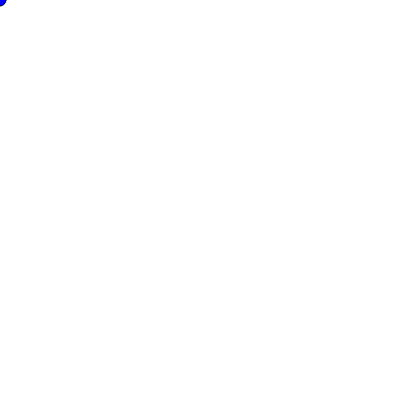
Frame 1 (no input)
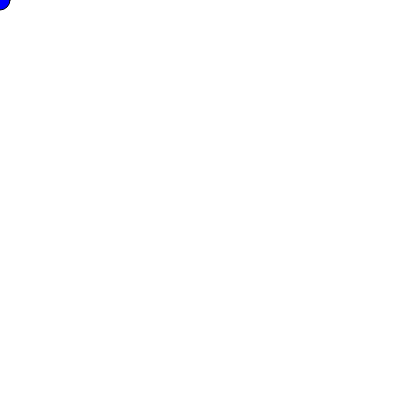
Frame 60 (no input)
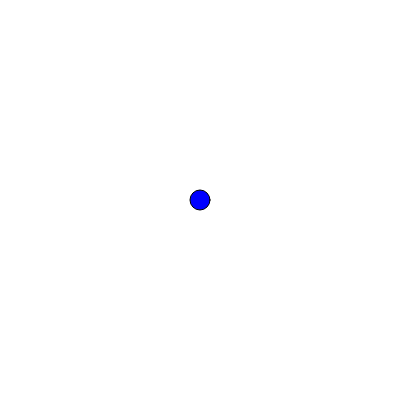
Frame 120 (the mouse pressed at the canvas centre since frame 60)

The p5.js sketch that drew these frames (run headless with seeded random() and noise() and a simulated clock; from frame 60 on, the mouse is pressed at the canvas centre):

// p5.js sketch
// ── sketch.js
let tailX =[];
let tailY = [];
let diameters = [12, 14, 16, 18, 20];

function setup(){
    createCanvas(400, 400);
}

function draw(){
    background(255)
    fill(0, 0, 255)
    addCircle()
    for (let i = 0; i < tailX.length; i++){
        circle(tailX[i], tailY[i], diameters[i])
    }
}

function addCircle(){
    tailX.push(mouseX)
    tailY.push(mouseY)
    if (tailX.length >= 6){
        tailX.shift()
        tailY.shift()
    }
}
